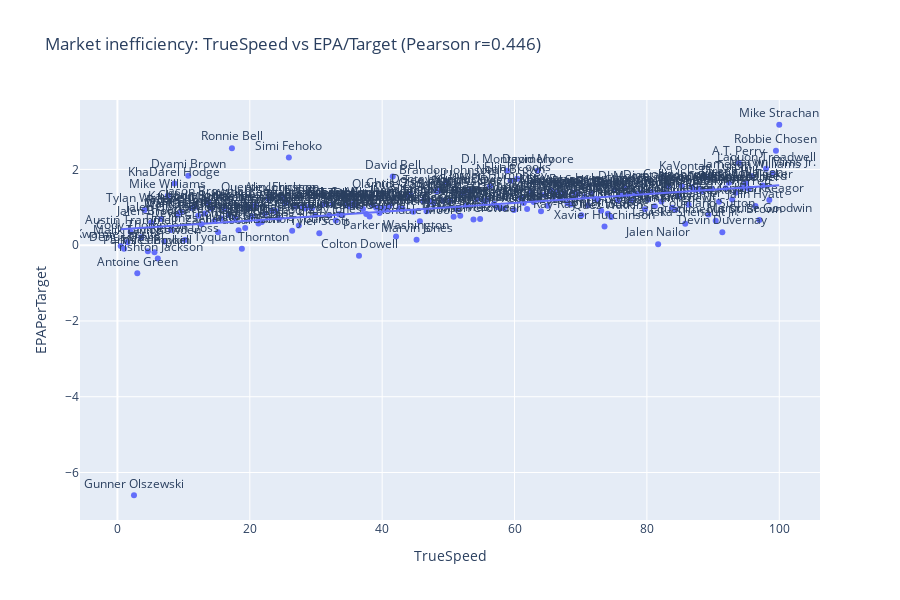

Write notebook code for a chart like this one.
### Code cell
fig = plot_market_inefficiency_correlation(
    scorecard,
    x_col="TrueSpeed",
    y_col="EPAPerTarget",
    label_col="PlayerName",
    title="Market inefficiency: TrueSpeed vs EPA/Target",
)
fig

### Figure 1 — Plotly figure (JSON) as saved in the notebook; plotly's stock layout.template omitted (floating-point values rounded to 4 significant figures; data arrays with more than 128 entries replaced by an {"elided": "..."} marker saying what was removed)
{"data": [{"hovertemplate": "<b>%{hovertext}</b><br><br>TrueSpeed=%{x}<br>EPAPerTarget=%{y}<br>PlayerName=%{text}<extra></extra>", "hovertext": {"elided": "197 str values"}, "legendgroup": "", "marker": {"color": "#636efa", "symbol": "circle"}, "mode": "markers+text", "name": "", "orientation": "v", "showlegend": false, "text": {"elided": "197 str values"}, "textposition": "top center", "type": "scatter", "x": {"elided": "197 float values"}, "xaxis": "x", "y": {"elided": "197 float values"}, "yaxis": "y"}, {"hovertemplate": "<b>OLS trendline</b><br>EPAPerTarget = 0.01166 * TrueSpeed + 0.416077<br>R<sup>2</sup>=0.199241<br><br>TrueSpeed=%{x}<br>EPAPerTarget=%{y} <b>(trend)</b><extra></extra>", "legendgroup": "", "marker": {"color": "#636efa", "symbol": "circle"}, "mode": "lines", "name": "", "showlegend": false, "textposition": "top center", "type": "scatter", "x": {"elided": "197 float values"}, "xaxis": "x", "y": {"elided": "197 float values"}, "yaxis": "y"}], "layout": {"height": 600, "legend": {"tracegroupgap": 0}, "title": {"text": "Market inefficiency: TrueSpeed vs EPA/Target (Pearson r=0.446)"}, "width": 900, "xaxis": {"anchor": "y", "domain": [0, 1], "title": {"text": "TrueSpeed"}}, "yaxis": {"anchor": "x", "domain": [0, 1], "title": {"text": "EPAPerTarget"}}}}
